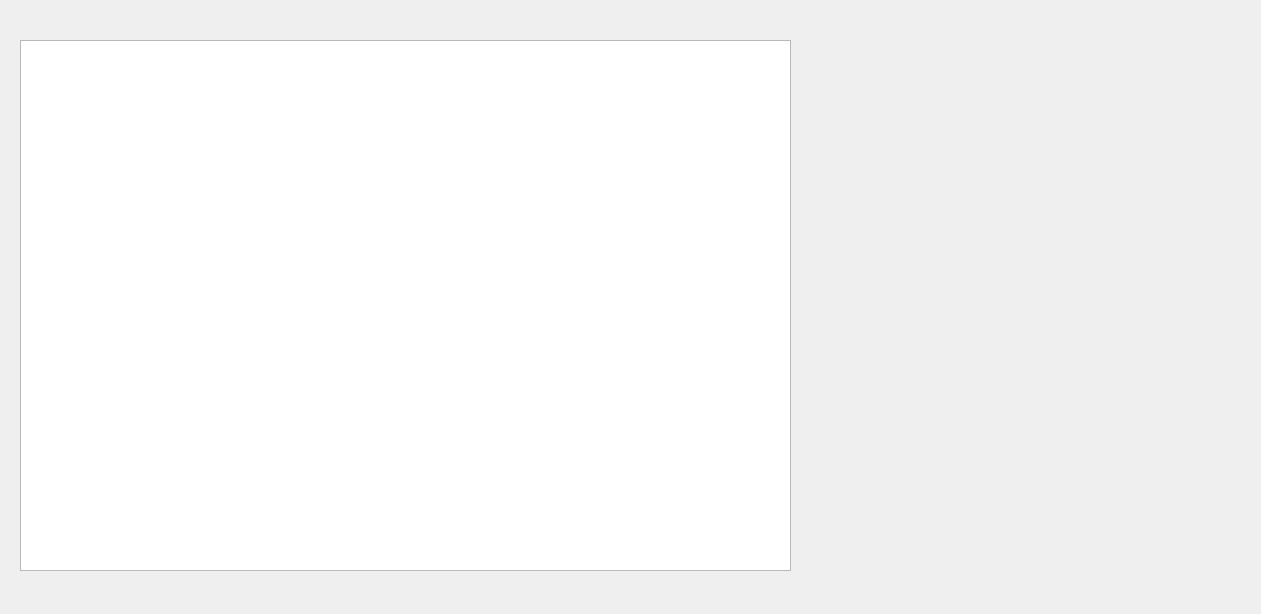
<?xml version="1.0" encoding="UTF-8"?>
<ui version="4.0">
 <class>Geography</class>
 <widget class="QDialog" name="Geography">
  <property name="geometry">
   <rect>
    <x>0</x>
    <y>0</y>
    <width>1261</width>
    <height>614</height>
   </rect>
  </property>
  <property name="windowTitle">
   <string>Geografia</string>
  </property>
  <widget class="QTableView" name="tvCountry">
   <property name="geometry">
    <rect>
     <x>20</x>
     <y>40</y>
     <width>771</width>
     <height>531</height>
    </rect>
   </property>
  </widget>
 </widget>
 <resources/>
 <connections/>
</ui>
